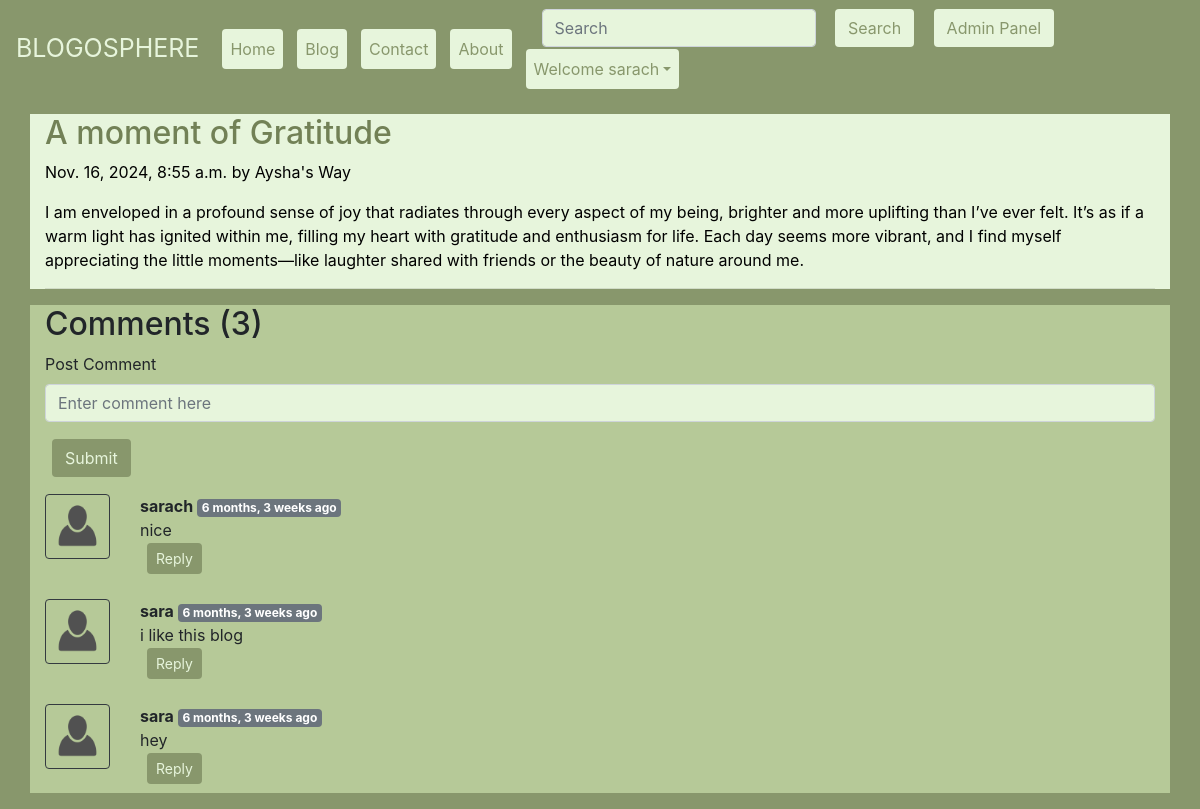
The app's page /blog/heart enthusiasm (signed in) with its own data.
### blog/models.py (models this page shows, shortened)
class Post(models.Model):
    sno=models.AutoField(primary_key=True)
    title=models.CharField(max_length=255)
    author=models.CharField(max_length=14)
    slug=models.CharField(max_length=130)
    timeStamp=models.DateTimeField(blank=True)
    content=models.TextField()

class BlogComment(models.Model):
    sno= models.AutoField(primary_key=True)
    comment=models.TextField()
    user=models.ForeignKey(User, on_delete=models.CASCADE)
    post=models.ForeignKey(Post, on_delete=models.CASCADE)
    parent=models.ForeignKey('self',on_delete=models.CASCADE, null=True )
    timestamp= models.DateTimeField(default=now)

### blog/views.py (the view)
# urls.py: path('<str:slug>', views.blogPost, name="blogPost"),
def blogPost(request, slug):
    post=Post.objects.filter(slug=slug).first()
    comments= BlogComment.objects.filter(post=post, parent=None)
    replies= BlogComment.objects.filter(post=post).exclude(parent=None)
    replyDict={}
    for reply in replies:
        if reply.parent.sno not in replyDict.keys():
            replyDict[reply.parent.sno]=[reply]
        else:
            replyDict[reply.parent.sno].append(reply)
    context={'post':post, 'comments': comments, 'user': request.user, 'replyDict': replyDict}
    return render(request, "blog/blogPost.html", context)

### blog/templatetags/extras.py (called while the page is built)
@register.filter(name='get_val')
def get_val(dict, key):
    return dict.get(key)

### templates/blog/blogPost.html (shortened to what this page needs)
{% extends 'base.html' %}
{% block body %}
{% load humanize %}
{% load extras %}
<div  style="background-color:#E7F5DC;  color: #88976C ; " class="container my-3">
    <h2 style="color: #728156; " class="blog-post-title">{{post.title}}</h2>
    <p style="color: black; " class="blog-post-meta">{{post.timeStamp}} by <a  style="color: black; " href="/about">{{post.author}}</a></p>
    <p style="color: black; " >{{post.content|safe}}</p>
    <hr>
</div>
<div style="background-color: #B6C998; " class="container">
    <h2  style="background-color: #B6C998; "> Comments ({{comments.count}}) </h2>
    <div class="my-2">
        {% if user.is_authenticated %}
        <form action="/blog/postComment" method="post">
            <div class="form-group">
                <label for="exampleInputEmail1">Post Comment </label>
                <input  style="background-color: #E7F5DC; "type="text" class="form-control" name="comment" placeholder="Enter comment here">
            </div>
            <button style="background-color: #88976C;    color:#E7F5DC ; border-radius: 4px; margin: 1px 7px;"  type="submit" class="btn">Submit</button>
        </form>
        {% else %}
        Please login to post a comment
        {% endif %}
    </div>
    {% for comment in comments %}
    <div class="row my-3">
        <div class="col-md-1  ">
            <img class="rounded mx-auto d-block w-100 border border-dark p-2" src="/static/img/user2.png" alt="user">
        </div>
        <div class="col-md-11 ">
            <b> {{comment.user.username}} </b> <span class="badge badge-secondary ">{{comment.timestamp| naturaltime}}</span>
            <div>{{comment.comment}}</div>
            <div class="reply mx-0">
                {% if user.is_authenticated %}
                <button style="background-color: #88976C;    color:#E7F5DC ; border-radius: 4px; margin: 1px 7px;"  class="btn btn-sm " type="button" data-toggle="collapse" data-target="#replyBox{{comment.sno}}" aria-expanded="false" aria-controls="replyBox{{comment.sno}}">
                    Reply
                </button>
                {% else %}
              <button  style="background-color: #88976C;    color:#E7F5DC ; border-radius: 4px; margin: 1px 7px;" class="btn btn-sm" type="button" data-toggle="collapse"  data-target="#loginModal" aria-expanded="false" aria-controls="replyBox{{comment.sno}}" data-target="#loginModal">
                    Login to reply
                </button>
                {% endif %}
            </div>
        </div>
    </div>
    {% endfor %}
</div>
{% endblock %}

### templates/base.html (shortened to what this page needs)
<!doctype html>
<html lang="en">
  <head>
    <link rel="stylesheet" href="https://stackpath.bootstrapcdn.com/bootstrap/4.5.2/css/bootstrap.min.css">
  </head>
  <body style="background-color:#88976C ;" >
    <nav  style=" background-color: #88976C;"; list-style-type: none; " class="navbar navbar-expand-lg ">
        <a style="color: #E7F5DC; font-size: 25px" class="navbar-brand" href="/">BLOGOSPHERE</a>
        <div class="collapse navbar-collapse" id="navbarSupportedContent">
          <ul class="navbar-nav mr-auto">
            <li class="nav-item {% block homeactive %}  {% endblock homeactive %}">
              <a style="background-color: #E7F5DC ; color: #88976C; border-radius: 4px; margin: 1px 7px;" class="nav-link" href="/">Home <span class="sr-only">(current)</span></a>
            </li>
            <li class="nav-item {% block blogactive %}  {% endblock blogactive %} ">
              <a  style="background-color: #E7F5DC ; color: #88976C; border-radius: 4px; margin: 1px 7px;" class="nav-link" href="/blog">Blog</a>
            </li>
            <li class="nav-item {% block contactactive %}  {% endblock contactactive %} ">
              <a  style="background-color: #E7F5DC ; color: #88976C; border-radius: 4px; margin:1px 7px;" class="nav-link" href="/contact">Contact</a>
            </li>
            <li class="nav-item {% block aboutactive %}  {% endblock aboutactive %}" >
              <a   style="background-color: #E7F5DC ; color: #88976C; border-radius: 4px; margin:1px 7px;"class="nav-link" href="/about">About</a>
            </li>
          </ul>
          <div class="ml-auto form-inline ">
          <form method="get" action="/search"class="my-2 my-lg-0 mx-3">
            <input style="background-color: #E7F5DC ; color: #88976C; border-radius: 4px; margin: 1px 7px;"  class="form-control mr-sm-2" type="search" placeholder="Search" aria-label="Search" name="query" id="query">
            <button style="background-color: #E7F5DC ; color: #88976C; border-radius: 4px; margin: 1px 7px;"  class="btn  my-2 my-sm-0 " type="submit">Search</button>
            <a  style="background-color: #E7F5DC ; color: #88976C; border-radius: 4px; margin: 1px 7px;" href="/admin" role="button" target="_blank" class="btn  m-2 my-sm-0"> Admin Panel </a>
          </form>
{% if user.is_authenticated %}
<ul class="navbar-nav mr-2">
<li class="nav-item dropdown">
<a  style="background-color: #E7F5DC ; color: #88976C; border-radius: 4px; margin: 1px 7px;" class="nav-link dropdown-toggle" href='#' id="navbarDropdown" role="button" data-toggle="dropdown"> Welcome {{request.user}}</a>
      </li>
      </ul>
      </div>
{% endif %}
        </div>
      </nav>
      {% block body %}  {% endblock body %}
  </body>
</html>

### records on screen
Post: title "A moment of Gratitude", timeStamp "Nov. 16, 2024, 8:55 a.m.", author "Aysha's Way", content "I am enveloped in a profound sense of joy that radiates through every aspect of my being, brighter and more uplifting than I’ve ever felt. It’s as if a warm light has ignited within me, filling my heart with gratitude and enthusiasm for life. Each day seems more vibrant, and I find myself appreciating the little moments—like laughter shared with friends or the beauty of nature around me."
BlogComment: user.username "sarach", timestamp "6 months, 3 weeks ago", comment "nice"
BlogComment: user.username "sara", timestamp "6 months, 3 weeks ago", comment "i like this blog"
BlogComment: user.username "sara", timestamp "6 months, 3 weeks ago", comment "hey"

### other values on screen
{{ request.user }} "sarach"
{{ comments.count }} "3"
